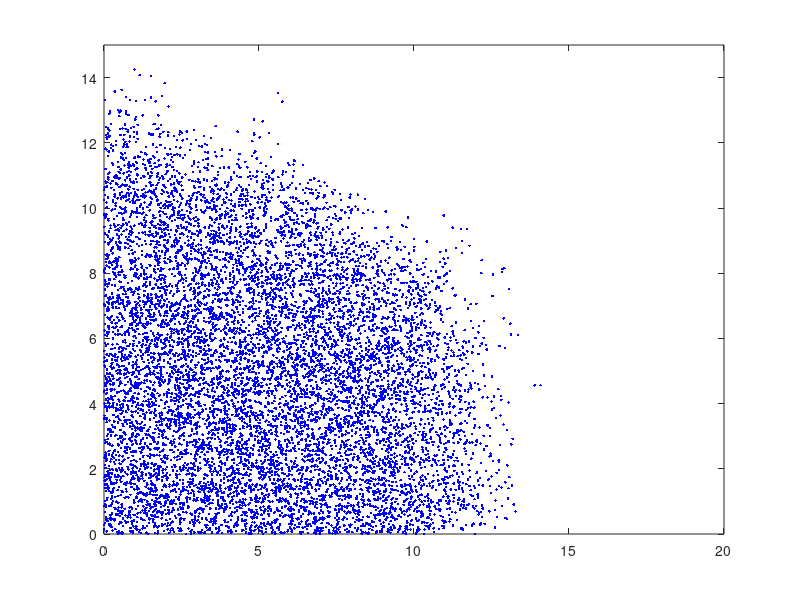

This figure's MATLAB source:
% FKPP - version individu-centre 2D avec remplacement
% Des individus sont distribues sur un intervalle
% Certains mutants sont porteurs d'un gene favorable qui donne
% un avantage de croissance r
% Tous les individus de deplacent selon une marche aleatoire avec 
% des sauts en sqrt(2*D) 
% Les wild-types (non-porteurs) on un taux de croissance 0
% A chaque reproduction d'un mutant, l'individu le plus
% proche est remplace par la progeniture
% Le nombre total d'individu est constant = N0
% la croissance est limitee par le fait la probabilite de remplacer un
% wild-type est de 1 - umut, ou umut est
% la densite de population de mutant
%
% prob(mutant en x se reproduise) = dt*r
% prob(remplacer un wild-type) ~ (1-u(x))
%
% NB: ksdensity pas utilise car trop lent!

%% parametre des equations
r = 0.5;        % taux de croissance
D = 0.1;        % coefficient de diffusion

%% parametres de simulation, espace
% x in [x0,x1]
h = 0.1;        % intervalle de discretisation spatiale
Sx = 20.0;      % longueur de l'intervalle en X
Sy = 15.0;      % longueur de l'intervalle en Y
x0 = 0;         % bord gauche de l'intervalle
x1 = Sx;         % bord droit de l'intervalle
xi = x0:h:x1;   % discretisation
JX = length(xi); % nombre de points de discretisation

y0 = 0;         % bord gauche de l'intervalle
y1 = Sy;         % bord droit de l'intervalle
yi = y0:h:y1;   % discretisation
JY = length(yi); % nombre de points de discretisation

%% Individu-centre
N0 = 30000;   % population totale

% chaque individu possede une position x et trait g
% g = 1 : gene favorable (mutants)
% g = 0 : pas de gene favorable
x = x0 + Sx*rand([N0,1]); % individus distribues sur [x0,x1]
y = y0 + Sy*rand([N0,1]); % individus distribues sur [y0,y1]
g = false(1,N0);
g( x < Sx/10 & y < Sy/10 ) = true; % individus sur la gauche de l'intervalle sont porteurs
w = zeros(1,N0);     % probabilite pour l'individu de se reproduire

%% parametres de simulation, temps
t0 = 0;
tfinal = 30.0; 
t = t0;
dt = 0.1

%% Initialisation
figure(1); clf;
% plot(x(g),y(g),'b.',x(~g),y(~g),'r.') % chaque point est un individu
% (porteur en bleu et wild-type en rouge)
plot(x(g),y(g),'b.') % chaque point est un individu porteur

%% BOUCLE PRINCIPALE
tic
while t < tfinal
    drawnow;
    % on calcule pour chaque mutant une probabilite de se reproduire
    % (les individus non porteurs ne se reproduisent pas)
    
        % on calcule pour chaque mutant une probabilite de se reproduire
    % (les individus non porteurs ne se reproduisent pas)
    w  = dt*r*g;                                   % probabilite de se reproduire
    irep = find(rand(1,N0) < w);                 % realisation 
    % un individu se reproduisant remplace l'individu le plus proche
    % (autre que lui-meme)
    % la probabilite de choisir un wild-type est environ 1-umut 
    for i = 1:length(irep) 
        [~,rempl] = min((x - x(irep(i))).^2 ...
           + (y - y(irep(i))).^2 ... 
           + 10*(x == x(irep(i))).*(y == y(irep(i))));
        g(rempl) = true;
    end
    
    % on deplace les individu en marche aleatoire
    x = x + sqrt(dt)*sqrt(2*D)*randn(size(x));
    x = abs(x); % condition en x0 reflechissant
    y = y + sqrt(dt)*sqrt(2*D)*randn(size(y));
    y = abs(y); % condition en x0 reflechissant
    
    % affichage
    % plot(x(g),y(g),'b.',x(~g),y(~g),'r.') % chaque point est un individu
    % (porteur en bleu et wild-type en rouge)
    plot(x(g),y(g),'b.') % chaque point est un individu porteur

    axis([0, Sx, 0, Sy]);
    t = t + dt;
    fprintf('t = %.5f, Nmut = %d\n',t, sum(g));
end
toc
